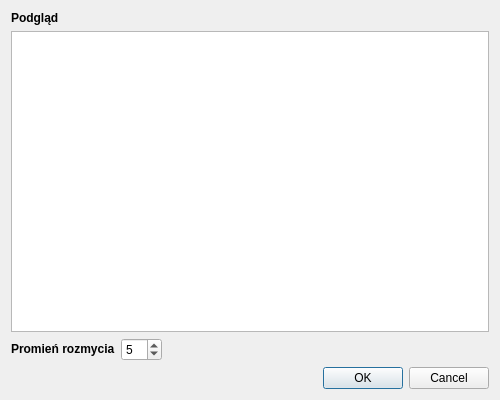
<?xml version="1.0" encoding="UTF-8"?>
<ui version="4.0">
 <class>FiltersMenu</class>
 <widget class="QDialog" name="FiltersMenu">
  <property name="geometry">
   <rect>
    <x>0</x>
    <y>0</y>
    <width>500</width>
    <height>400</height>
   </rect>
  </property>
  <property name="windowTitle">
   <string>Dialog</string>
  </property>
  <property name="modal">
   <bool>true</bool>
  </property>
  <layout class="QGridLayout" name="gridLayout">
   <item row="3" column="0" colspan="3">
    <widget class="QDialogButtonBox" name="buttonBox">
     <property name="orientation">
      <enum>Qt::Horizontal</enum>
     </property>
     <property name="standardButtons">
      <set>QDialogButtonBox::Cancel|QDialogButtonBox::Ok</set>
     </property>
    </widget>
   </item>
   <item row="2" column="2">
    <spacer name="horizontalSpacer">
     <property name="orientation">
      <enum>Qt::Horizontal</enum>
     </property>
     <property name="sizeHint" stdset="0">
      <size>
       <width>40</width>
       <height>20</height>
      </size>
     </property>
    </spacer>
   </item>
   <item row="2" column="0">
    <widget class="QLabel" name="label_2">
     <property name="sizePolicy">
      <sizepolicy hsizetype="Fixed" vsizetype="Preferred">
       <horstretch>0</horstretch>
       <verstretch>0</verstretch>
      </sizepolicy>
     </property>
     <property name="text">
      <string>&lt;html&gt;&lt;head/&gt;&lt;body&gt;&lt;p&gt;&lt;span style=&quot; font-weight:600;&quot;&gt;Promień rozmycia&lt;/span&gt;&lt;/p&gt;&lt;/body&gt;&lt;/html&gt;</string>
     </property>
    </widget>
   </item>
   <item row="0" column="0">
    <widget class="QLabel" name="label">
     <property name="text">
      <string>&lt;html&gt;&lt;head/&gt;&lt;body&gt;&lt;p&gt;&lt;span style=&quot; font-weight:600;&quot;&gt;Podgląd&lt;/span&gt;&lt;/p&gt;&lt;/body&gt;&lt;/html&gt;</string>
     </property>
    </widget>
   </item>
   <item row="2" column="1">
    <widget class="QSpinBox" name="radiusSpinBox">
     <property name="sizePolicy">
      <sizepolicy hsizetype="Fixed" vsizetype="Fixed">
       <horstretch>0</horstretch>
       <verstretch>0</verstretch>
      </sizepolicy>
     </property>
     <property name="value">
      <number>5</number>
     </property>
    </widget>
   </item>
   <item row="1" column="0" colspan="3">
    <widget class="FilterGraphicsView" name="graphicsView">
     <property name="verticalScrollBarPolicy">
      <enum>Qt::ScrollBarAlwaysOff</enum>
     </property>
     <property name="horizontalScrollBarPolicy">
      <enum>Qt::ScrollBarAlwaysOff</enum>
     </property>
     <property name="alignment">
      <set>Qt::AlignLeading|Qt::AlignLeft|Qt::AlignTop</set>
     </property>
    </widget>
   </item>
  </layout>
 </widget>
 <customwidgets>
  <customwidget>
   <class>FilterGraphicsView</class>
   <extends>QGraphicsView</extends>
   <header>filtergraphicsview.h</header>
  </customwidget>
 </customwidgets>
 <resources/>
 <connections>
  <connection>
   <sender>buttonBox</sender>
   <signal>accepted()</signal>
   <receiver>FiltersMenu</receiver>
   <slot>accept()</slot>
   <hints>
    <hint type="sourcelabel">
     <x>248</x>
     <y>254</y>
    </hint>
    <hint type="destinationlabel">
     <x>157</x>
     <y>274</y>
    </hint>
   </hints>
  </connection>
  <connection>
   <sender>buttonBox</sender>
   <signal>rejected()</signal>
   <receiver>FiltersMenu</receiver>
   <slot>reject()</slot>
   <hints>
    <hint type="sourcelabel">
     <x>316</x>
     <y>260</y>
    </hint>
    <hint type="destinationlabel">
     <x>286</x>
     <y>274</y>
    </hint>
   </hints>
  </connection>
 </connections>
</ui>
